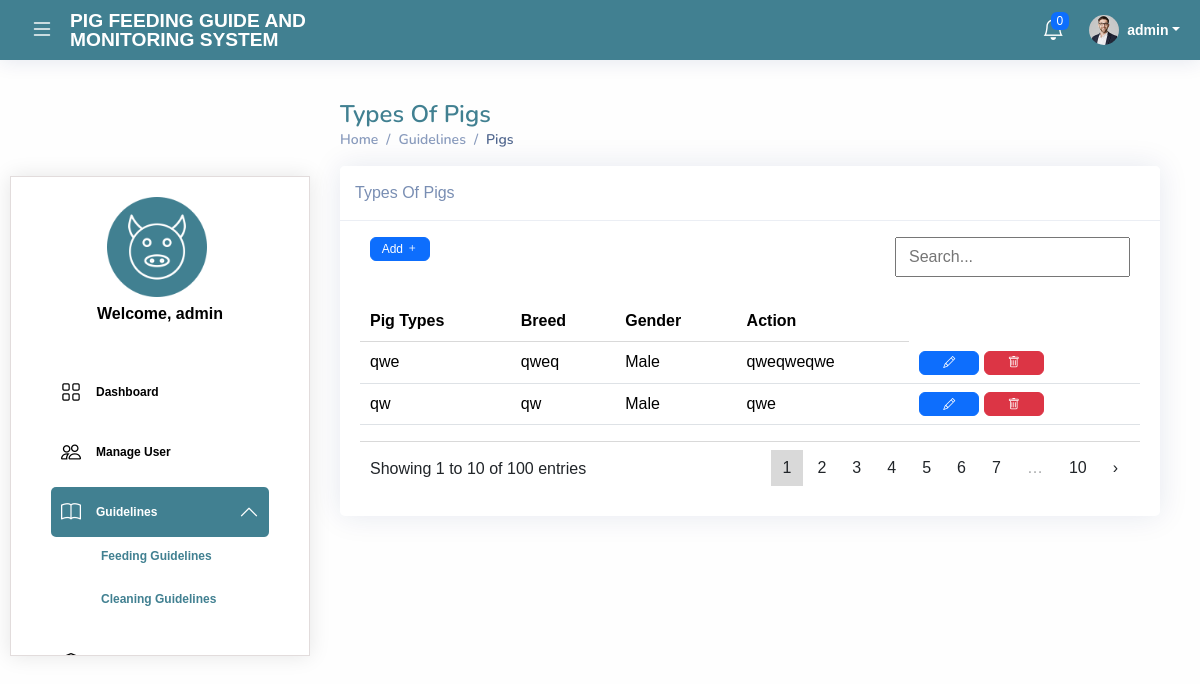
The page /guidelines/pigs-guidelines.php (signed in) on the database its author committed.
### tables this page shows
CREATE TABLE `pigsguidelines` (
  `guideId` int(11) NOT NULL,
  `pigType` varchar(255) NOT NULL,
  `breed` varchar(255) NOT NULL,
  `sex` enum('Male','Female') NOT NULL,
  `description` text NOT NULL
);

### core/config.php (called while the page is built)
<?php
return [
    'database' => [
        'host' => 'localhost',
        'dbname' => 'pgms',
        'username' => 'root',
        'password' => '',
        'charset' => 'utf8mb4'
    ],
];

### core/Database.php (called while the page is built, shortened)
<?php
class Database
{
    private $pdo;
    public function __construct()
    {
        $config = require 'config.php';
        $db = $config['database'];
        $dsn = "mysql:host={$db['host']};dbname={$db['dbname']};charset={$db['charset']}";
        try {
            $this->pdo = new PDO($dsn, $db['username'], $db['password']);
            $this->pdo->setAttribute(PDO::ATTR_ERRMODE, PDO::ERRMODE_EXCEPTION);
            $this->pdo->setAttribute(PDO::ATTR_DEFAULT_FETCH_MODE, PDO::FETCH_ASSOC);
        } catch (PDOException $e) {
            die('Connection failed: ' . $e->getMessage());
        }
    }
    public function getConnection()
    {
        return $this->pdo;
    }
}

### core/guidelinesController.php (called while the page is built, shortened)
<?php
require_once 'Database.php';
class guidelinesController
{
    private $db;
    public function __construct()
    {
        $database = new Database();
        $this->db = $database->getConnection();
    }
    public function getPigs()
    {
        $query = "SELECT * FROM pigsguidelines";
        $stmt = $this->db->prepare($query);
        $stmt->execute();
        return $stmt->fetchAll();
    }
}

### guidelines/pigs-guidelines.php (the view, shortened to what this page needs)
<?php
require_once '../core/Database.php';
require_once '../core/guidelinesController.php';
$guidelines = (new guidelinesController())->getPigs();
?>
<!DOCTYPE html>
<html lang="en">
<head>
    <link href="../assets/vendor/bootstrap/css/bootstrap.min.css" rel="stylesheet">
    <link href="../assets/vendor/bootstrap-icons/bootstrap-icons.css" rel="stylesheet">
    <link href="../assets/vendor/boxicons/css/boxicons.min.css" rel="stylesheet">
    <link href="../assets/vendor/quill/quill.snow.css" rel="stylesheet">
    <link href="../assets/vendor/quill/quill.bubble.css" rel="stylesheet">
    <link href="../assets/vendor/remixicon/remixicon.css" rel="stylesheet">
    <link href="../assets/vendor/simple-datatables/style.css" rel="stylesheet">
    <link href="../assets/css/global.css" rel="stylesheet">
</head>
<body>
    <?php
    include_once '../partials/navbar.php';
    include_once '../partials/sidebar.php';
    ?>
    <main id="main" class="main" style="margin-top: 100px;">
        <div class="pagetitle">
            <h1>Types Of Pigs</h1>
            <nav>
                <ol class="breadcrumb">
                    <li class="breadcrumb-item"><a href="index.html">Home</a></li>
                    <li class="breadcrumb-item">Guidelines</li>
                    <li class="breadcrumb-item active">Pigs</li>
                </ol>
            </nav>
        </div>
        <section class="section">
            <div class="row">
                <div class="col-lg-12">
                    <div class="card">
                        <div class="card-header mb-2">
                            <span>Types Of Pigs</span>
                        </div>
                        <div class="card-body">
                            <div class="datatable-wrapper datatable-loading no-footer sortable searchable fixed-columns">
                                <div class="datatable-top">
                                    <div class="datatable-dropdown">
                                        <div class="float-end mb-3">
                                            <button type="button" class="btn btn-primary float-end mb-3" data-bs-toggle="modal" data-bs-target="#addGuidelines">
                                                Add <i class="bi bi-plus"></i>
                                            </button>
                                        </div>
                                    </div>
                                    <div class="datatable-search">
                                        <input class="datatable-input" placeholder="Search..." type="search" name="search" title="Search within table">
                                    </div>
                                </div>
                                <div class="datatable-container">
                                    <table class="table datatable datatable-table">
                                        <thead>
                                            <tr>
                                                <th data-sortable="true">Pig Types</th>
                                                <th data-sortable="true">Breed</th>
                                                <th data-sortable="true">Gender</th>
                                                <th>Action</th>
                                            </tr>
                                        </thead>
                                        <tbody>
                                            <?php if (!empty($guidelines)) : ?>
                                                <?php foreach ($guidelines as $guideline) : ?>
                                                    <tr>
                                                        <td><?= $guideline['pigType'] ?></td>
                                                        <td><?= $guideline['breed'] ?></td>
                                                        <td><?= $guideline['sex'] ?></td>
                                                        <td><?= $guideline['description'] ?></td>
                                                        <td>
                                                            <a href="editPigs.php?id=<?= $guideline['guideId'] ?>" class="btn btn-primary"><i class="bi bi-pencil"></i></a>
                                                            <a href="deletePigs.php?id=<?= $guideline['guideId'] ?>" class="btn btn-danger"><i class="bi bi-trash"></i></a>
                                                        </td>
                                                    </tr>
                                                <?php endforeach; ?>
                                            <?php else: ?>
                                                <tr>
                                                    <td colspan="5">No Guidelines found.</td>
                                                </tr>
                                            <?php endif; ?>
                                        </tbody>
                                    </table>
                                </div>
                                <div class="datatable-bottom">
                                    <div class="datatable-info">Showing 1 to 10 of 100 entries</div>
                                    <nav class="datatable-pagination">
                                        <ul class="datatable-pagination-list">
                                            <li class="datatable-pagination-list-item datatable-active"><button data-page="1" class="datatable-pagination-list-item-link" aria-label="Page 1">1</button></li>
                                            <li class="datatable-pagination-list-item"><button data-page="2" class="datatable-pagination-list-item-link" aria-label="Page 2">2</button></li>
                                            <li class="datatable-pagination-list-item"><button data-page="3" class="datatable-pagination-list-item-link" aria-label="Page 3">3</button></li>
                                            <li class="datatable-pagination-list-item"><button data-page="4" class="datatable-pagination-list-item-link" aria-label="Page 4">4</button></li>
                                            <li class="datatable-pagination-list-item"><button data-page="5" class="datatable-pagination-list-item-link" aria-label="Page 5">5</button></li>
                                            <li class="datatable-pagination-list-item"><button data-page="6" class="datatable-pagination-list-item-link" aria-label="Page 6">6</button></li>
                                            <li class="datatable-pagination-list-item"><button data-page="7" class="datatable-pagination-list-item-link" aria-label="Page 7">7</button></li>
                                            <li class="datatable-pagination-list-item datatable-ellipsis datatable-disabled"><button class="datatable-pagination-list-item-link">…</button></li>
                                            <li class="datatable-pagination-list-item"><button data-page="10" class="datatable-pagination-list-item-link" aria-label="Page 10">10</button></li>
                                            <li class="datatable-pagination-list-item"><button data-page="2" class="datatable-pagination-list-item-link" aria-label="Page 2">›</button></li>
                                        </ul>
                                    </nav>
                                </div>
                            </div>
                        </div>
                    </div>
                </div>
            </div>
        </section>
    </main>
</body>
</html>

### assets/css/global.css (style rules this page uses)
:root { scroll-behavior: smooth; }
body { font-family: "Trebuchet MS", "Lucida Sans Unicode", "Lucida Grande", "Lucida Sans", Arial, sans-serif; background: #fefefe; color: #444444; }
.main { margin-top: 100px; }
a { color: #418091;; text-decoration: none; }
h1, h2, h3, h4, h5, h6 { font-family: "Nunito", sans-serif; }
.btn { width: 50px; }
#main { padding: 0 40px; transition: all 0.3s; }
.pagetitle { margin-bottom: 10px; }
.pagetitle h1 { font-size: 24px; margin-bottom: 0; font-weight: 600; color: #418091;; }
.card { margin-bottom: 30px; border: none; border-radius: 5px; box-shadow: 0px 0 30px rgba(1, 41, 112, 0.1); }
.card-header, .card-footer { border-color: #ebeef4; background-color: #fff; color: #798eb3; padding: 15px; }
.card-body { padding: 0 20px 20px 20px; }
.breadcrumb { font-size: 14px; font-family: "Nunito", sans-serif; color: #899bbd; font-weight: 600; }
.breadcrumb a { color: #899bbd; transition: 0.3s; }
.breadcrumb .breadcrumb-item::before { color: #899bbd; }
.breadcrumb .active { color: #51678f; font-weight: 600; }
@media (min-width: 1200px) { #main, #footer { margin-left: 300px; } }

### guidelines/pigs-guidelines.php (style rules this page uses)
.btn { width: 60px; padding: 2px; font-size: 12px; }

### rows shown on the page
pigsguidelines: pigType "qwe", breed "qweq", sex "Male", description "qweqweqwe"
pigsguidelines: pigType "qw", breed "qw", sex "Male", description "qwe"

### other values the page prints
count($notifications) "0"
$_SESSION['u'] "admin"
